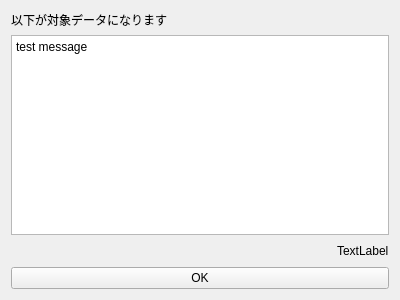
<?xml version="1.0" encoding="UTF-8"?>
<ui version="4.0">
 <class>Form</class>
 <widget class="QWidget" name="Form">
  <property name="geometry">
   <rect>
    <x>0</x>
    <y>0</y>
    <width>400</width>
    <height>300</height>
   </rect>
  </property>
  <property name="windowTitle">
   <string>対象データリスト</string>
  </property>
  <layout class="QGridLayout" name="gridLayout">
   <item row="0" column="0">
    <layout class="QVBoxLayout" name="verticalLayout">
     <item>
      <widget class="QLabel" name="titleLbl">
       <property name="text">
        <string>以下が対象データになります</string>
       </property>
      </widget>
     </item>
     <item>
      <widget class="QPlainTextEdit" name="dataOutputArea">
       <property name="cursor" stdset="0">
        <cursorShape>IBeamCursor</cursorShape>
       </property>
       <property name="acceptDrops">
        <bool>false</bool>
       </property>
       <property name="undoRedoEnabled">
        <bool>false</bool>
       </property>
       <property name="plainText">
        <string>test message</string>
       </property>
       <property name="overwriteMode">
        <bool>false</bool>
       </property>
       <property name="tabStopWidth">
        <number>84</number>
       </property>
       <property name="textInteractionFlags">
        <set>Qt::TextSelectableByMouse</set>
       </property>
      </widget>
     </item>
     <item>
      <layout class="QHBoxLayout" name="horizontalLayout">
       <item>
        <spacer name="horizontalSpacer">
         <property name="orientation">
          <enum>Qt::Horizontal</enum>
         </property>
         <property name="sizeHint" stdset="0">
          <size>
           <width>40</width>
           <height>20</height>
          </size>
         </property>
        </spacer>
       </item>
       <item>
        <widget class="QLabel" name="countLbl">
         <property name="text">
          <string>TextLabel</string>
         </property>
        </widget>
       </item>
      </layout>
     </item>
     <item>
      <widget class="QPushButton" name="okBtn">
       <property name="text">
        <string>OK</string>
       </property>
      </widget>
     </item>
    </layout>
   </item>
  </layout>
 </widget>
 <resources/>
 <connections/>
</ui>
